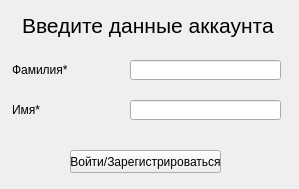
<?xml version="1.0" encoding="UTF-8"?>
<ui version="4.0">
 <class>MainWindow</class>
 <widget class="QMainWindow" name="MainWindow">
  <property name="geometry">
   <rect>
    <x>0</x>
    <y>0</y>
    <width>299</width>
    <height>189</height>
   </rect>
  </property>
  <property name="sizePolicy">
   <sizepolicy hsizetype="Fixed" vsizetype="Fixed">
    <horstretch>0</horstretch>
    <verstretch>0</verstretch>
   </sizepolicy>
  </property>
  <property name="windowTitle">
   <string>MainWindow</string>
  </property>
  <widget class="QWidget" name="centralwidget">
   <widget class="QLineEdit" name="le_surname">
    <property name="geometry">
     <rect>
      <x>130</x>
      <y>60</y>
      <width>151</width>
      <height>20</height>
     </rect>
    </property>
   </widget>
   <widget class="QLineEdit" name="le_name">
    <property name="geometry">
     <rect>
      <x>130</x>
      <y>100</y>
      <width>151</width>
      <height>20</height>
     </rect>
    </property>
   </widget>
   <widget class="QLineEdit" name="Title">
    <property name="enabled">
     <bool>false</bool>
    </property>
    <property name="geometry">
     <rect>
      <x>20</x>
      <y>10</y>
      <width>261</width>
      <height>31</height>
     </rect>
    </property>
    <property name="font">
     <font>
      <pointsize>16</pointsize>
      <weight>50</weight>
      <bold>false</bold>
     </font>
    </property>
    <property name="styleSheet">
     <string notr="true">border : 0px;
background-color: rgba(0,0,0,0);
color: black;</string>
    </property>
    <property name="text">
     <string>Введите данные аккаунта</string>
    </property>
   </widget>
   <widget class="QLineEdit" name="le_surname_title">
    <property name="enabled">
     <bool>false</bool>
    </property>
    <property name="geometry">
     <rect>
      <x>10</x>
      <y>60</y>
      <width>91</width>
      <height>20</height>
     </rect>
    </property>
    <property name="styleSheet">
     <string notr="true">border : 0px;
background-color: rgba(0,0,0,0);
color: black;</string>
    </property>
    <property name="text">
     <string>Фамилия*</string>
    </property>
   </widget>
   <widget class="QLineEdit" name="le_name_title">
    <property name="enabled">
     <bool>false</bool>
    </property>
    <property name="geometry">
     <rect>
      <x>10</x>
      <y>100</y>
      <width>91</width>
      <height>20</height>
     </rect>
    </property>
    <property name="styleSheet">
     <string notr="true">border : 0px;
background-color: rgba(0,0,0,0);
color: black;</string>
    </property>
    <property name="text">
     <string>Имя*</string>
    </property>
   </widget>
   <widget class="QPushButton" name="pb_submit">
    <property name="enabled">
     <bool>true</bool>
    </property>
    <property name="geometry">
     <rect>
      <x>70</x>
      <y>150</y>
      <width>151</width>
      <height>23</height>
     </rect>
    </property>
    <property name="text">
     <string>Войти/Зарегистрироваться</string>
    </property>
    <property name="shortcut">
     <string>Return</string>
    </property>
   </widget>
  </widget>
 </widget>
 <resources/>
 <connections/>
</ui>
